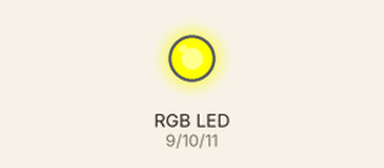
Bench run of a sketch on a simulated Arduino Uno, built with avr-gcc and run on an emulated ATmega328P. Parts: an RGB LED mixed from three pins (HIGH = lit).

Above: at 0.5 s.
At 2.5 s:
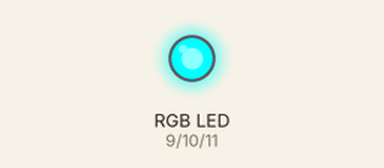
At 3.5 s:
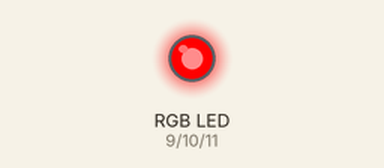
At 4.5 s:
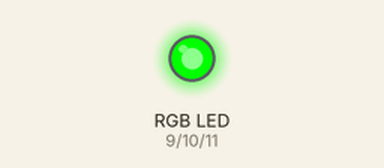
At 6.5 s:
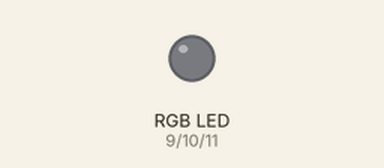
At 8.5 s:
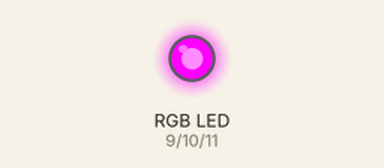
Timing chart, 0 to 9.1 s (numbered marks = the images above):
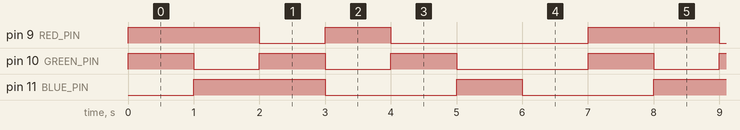

Measured:
- by itself, pin 9 (RED_PIN): repeats every 7.0 s: LOW 1.0 s, HIGH 1.0 s, LOW 3.0 s, HIGH 2.0 s
- by itself, pin 10 (GREEN_PIN): repeats every 7.0 s: 2 × (LOW 1.0 s, HIGH 1.0 s), LOW 2.0 s, HIGH 1.0 s
- by itself, pin 11 (BLUE_PIN): repeats every 7.0 s: LOW 2.0 s, HIGH 1.0 s, LOW 2.0 s, HIGH 2.0 s

The sketch:

rgb_led.ino
```cpp
const int RED_PIN = 9;    // ขา Red
const int GREEN_PIN = 10;  // ขา Green
const int BLUE_PIN = 11;   // ขา Blue

void rgb_bool(int r, int g, int b)
{
	digitalWrite(RED_PIN, !r);
	digitalWrite(GREEN_PIN, !g);
	digitalWrite(BLUE_PIN, !b);
	delay(1000);
}

void setup() {
  pinMode(RED_PIN, OUTPUT);
  pinMode(GREEN_PIN, OUTPUT);
  pinMode(BLUE_PIN, OUTPUT);
}

void loop() {
	rgb_bool(0, 0, 1);
	rgb_bool(0, 1, 0);
	rgb_bool(1, 0, 0);
	rgb_bool(0, 1, 1);
	rgb_bool(1, 0, 1);
	rgb_bool(1, 1, 0);
	rgb_bool(1, 1, 1);
}
```
